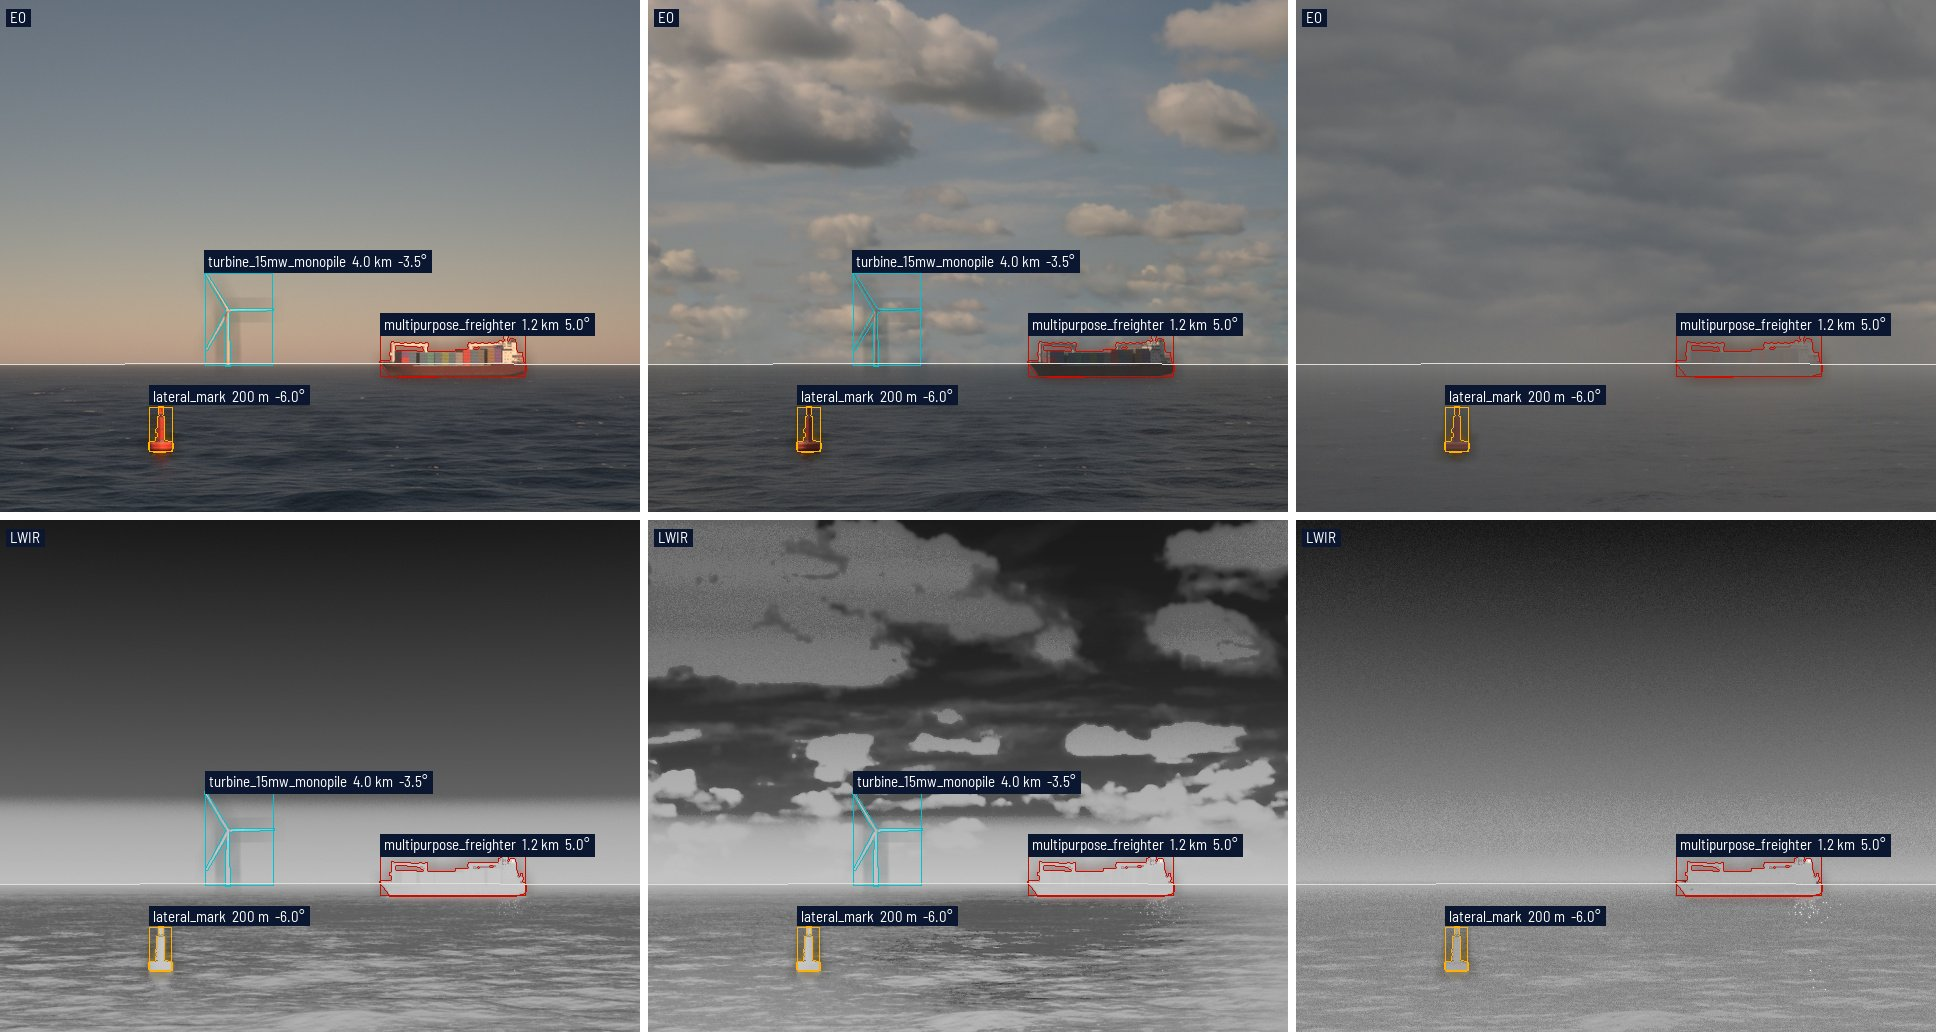

The Python source for this figure:
"""The README's hero: EO above LWIR under each sky, with labels.json drawn on.

uv run --with supervision python -m docs.hero docs/hero.jpg
"""

import json
import subprocess
import sys
import tempfile
from pathlib import Path

import cv2
import numpy as np
import supervision as sv
from PIL import Image, ImageDraw

from docs.brand import FOG_WHITE, MASK_COLOURS, NIGHT_BLUE, font

SCENARIO = Path(__file__).with_name("hero.toml")
SKIES = {
    "clear": ["sky.sun_elevation_deg = 35"],
    # The turn brings the photo's broken cloud into view.
    "cumulus": ['sky.hdri = "sunflowers"', "sky.sun_bearing_deg = -83.8"],
    "haze": ['sky.hdri = "overcast_soil"', "sky.visibility_km = 3"],
}
GAP_PX = 8


def render(scenario: Path, overrides: list[str], out: Path) -> None:
    sets = [arg for o in overrides for arg in ("--set", o)]
    subprocess.run(
        ["seascape", "render", str(scenario), "-o", str(out), *sets], check=True
    )


def tag(
    draw: ImageDraw.ImageDraw, at: tuple[float, float], text: str, fill: str, size: int
) -> None:
    tb = draw.textbbox(at, text, font=font(size))
    draw.rectangle([tb[0] - 4, tb[1] - 3, tb[2] + 4, tb[3] + 3], fill=fill)
    draw.text(at, text, fill="white", font=font(size))


def captioned(img: Image.Image, text: str, size: int = 15) -> Image.Image:
    tag(ImageDraw.Draw(img), (10, 8), text, NIGHT_BLUE, size)
    return img


def masks(
    image: dict,
    annotations: list[dict],
    box: tuple[float, float, float, float],
    size: tuple[int, int],
) -> np.ndarray:
    """Each mask, cropped to `box` and resized to `size`."""
    resolution = (image["width"], image["height"])
    return np.stack(
        [
            np.asarray(
                Image.fromarray(
                    sv.rle_to_mask(a["segmentation"]["counts"], resolution).astype(
                        np.uint8
                    )
                    * 255
                ).resize(size, Image.Resampling.BILINEAR, box=box)
            )
            > 127
            for a in annotations
        ]
    )


def outlined(pic: np.ndarray, found: sv.Detections) -> np.ndarray:
    """`pic` with each target haloed, boxed and outlined, one colour per target."""
    colours = sv.ColorPalette.from_hex(MASK_COLOURS)
    by_index = sv.ColorLookup.INDEX
    grown = sv.Detections(
        xyxy=found.xyxy,
        mask=np.stack(
            [cv2.dilate(m.view(np.uint8), np.ones((3, 3))) > 0 for m in found.mask]
        ),
    )
    pic = sv.HaloAnnotator(
        color=colours, opacity=0.6, kernel_size=25, color_lookup=by_index
    ).annotate(pic, found)
    pic = sv.PolygonAnnotator(
        color=colours, thickness=1, color_lookup=by_index
    ).annotate(pic, grown)
    return sv.BoxAnnotator(color=colours, thickness=1, color_lookup=by_index).annotate(
        pic, found
    )


def lit(img: Image.Image, found: np.ndarray) -> Image.Image:
    """`img` with the targets in `found` drawn on."""
    detections = sv.Detections(xyxy=sv.mask_to_xyxy(found), mask=found)
    pic = outlined(np.asarray(img)[..., ::-1].copy(), detections)
    return Image.fromarray(pic[..., ::-1])


def frame(
    run: Path,
    image: dict,
    annotations: list[dict],
    window: tuple[float, float, float, float],
    size: tuple[int, int],
    caption: str,
) -> Image.Image:
    """`window` is (left, top, width, height) in source pixels."""
    left, top, width, height = window
    s = size[0] / width
    img = Image.open(run / image["file_name"]).convert("RGB")
    box = (left, top, left + width, top + height)
    img = img.resize(size, Image.Resampling.LANCZOS, box=box)
    if annotations:
        img = lit(img, masks(image, annotations, box, size))
    draw = ImageDraw.Draw(img)

    def at(x: float, y: float) -> tuple[float, float]:
        return (x - left) * s, (y - top) * s

    draw.line([at(x, y) for x, y in image["horizon_px"]], fill=FOG_WHITE)
    for a in annotations:
        x0, y0 = at(*a["bbox"][:2])
        r = a["range_m"]
        dist = f"{r / 1000:.1f} km" if r >= 1000 else f"{r:.0f} m"
        text = f"{a['name']}  {dist}  {a['bearing_deg']:.1f}°"
        # Off the right edge a label shifts left, off the top it drops below the edge.
        text_w = draw.textlength(text, font=font(15))
        x = max(4, min(x0 + 4, img.width - text_w - 8))
        tag(draw, (x, max(4, y0 - 20)), text, NIGHT_BLUE, 15)
    return captioned(img, caption)


def column(run: Path) -> tuple[Image.Image, Image.Image]:
    """EO cropped to the LWIR field of view, and LWIR, both at LWIR size."""
    labels = json.loads((run / "labels.json").read_text())
    calibration = json.loads((run / "calibration.json").read_text())
    by_band = {im["band"]: im for im in labels["images"]}
    if len(by_band) != len(labels["images"]):
        raise ValueError(f"{run}: one camera per band, got {len(labels['images'])}")
    fx = {c["band"]: c["K"][0][0] for c in calibration["cameras"]}
    eo, ir = by_band["eo"], by_band["ir"]
    size = (ir["width"], ir["height"])
    # Assumes coaxial cameras.
    w, h = size[0] * fx["eo"] / fx["ir"], size[1] * fx["eo"] / fx["ir"]

    def boxes(im: dict) -> list[dict]:
        return [a for a in labels["annotations"] if a["image_id"] == im["id"]]

    return (
        frame(
            run,
            eo,
            boxes(eo),
            ((eo["width"] - w) / 2, (eo["height"] - h) / 2, w, h),
            size,
            "EO",
        ),
        frame(run, ir, boxes(ir), (0.0, 0.0, *size), size, "LWIR"),
    )


def main(hero: Path) -> None:
    with tempfile.TemporaryDirectory() as tmp:
        columns = []
        for name, overrides in SKIES.items():
            run = Path(tmp) / name
            render(SCENARIO, overrides, run)
            columns.append(column(run))
    w, h = columns[0][0].size
    sheet = Image.new(
        "RGB", (len(columns) * (w + GAP_PX) - GAP_PX, 2 * h + GAP_PX), "white"
    )
    for i, pair in enumerate(columns):
        for j, img in enumerate(pair):
            sheet.paste(img, (i * (w + GAP_PX), j * (h + GAP_PX)))
    sheet.save(hero, quality=85)


if __name__ == "__main__":
    main(Path(sys.argv[1]))
